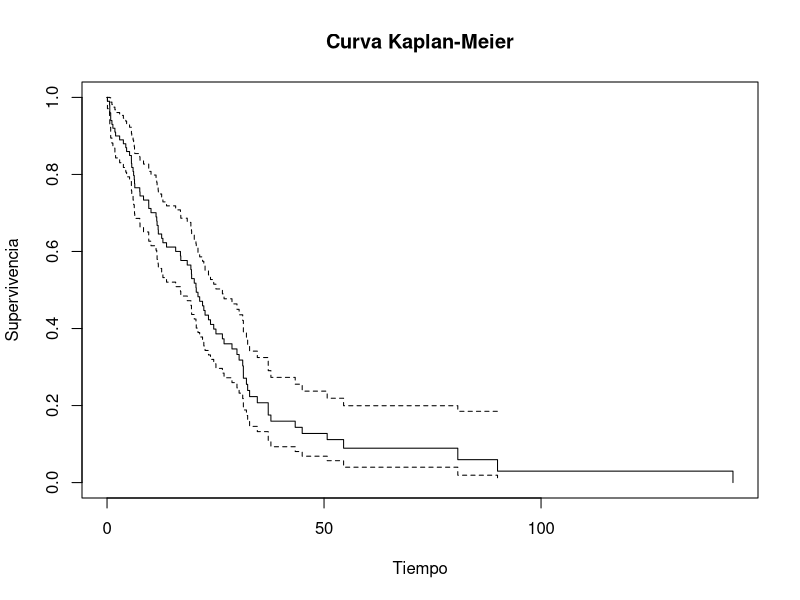
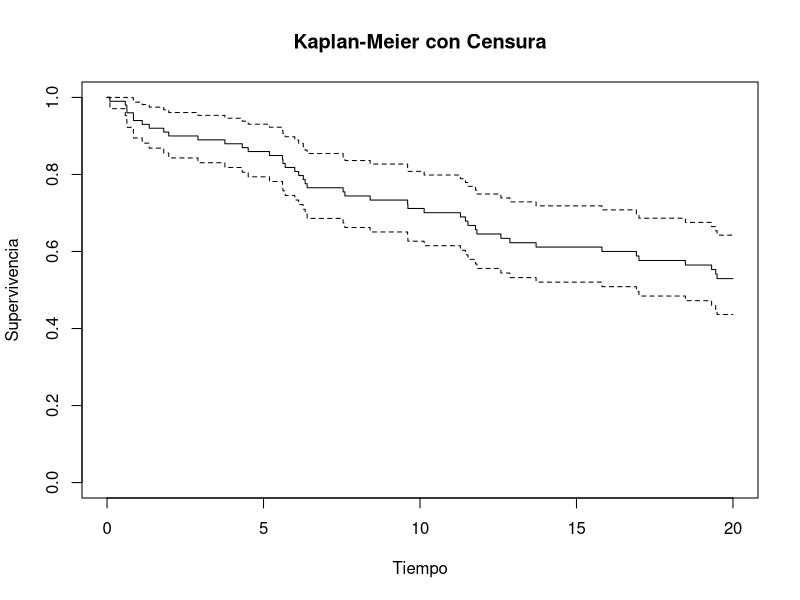

Reproduce these figures in R, in order.
## ---- chunk 1
# Ejemplo simulado de tiempos de supervivencia
set.seed(123)
tiempos <- rexp(100, rate = 0.05)
status <- rbinom(100, 1, prob = 0.8)
library(survival)
data_sim <- data.frame(time = tiempos, event = status)
## ---- chunk 2
# Mostrar los primeros 10 registros con fuente más pequeña
knitr::kable(data_sim[1:8, ], caption = "Primeros 8 registros de data_sim")
## ---- chunk 3
# Estimación Kaplan-Meier
km_fit <- survfit(Surv(time, event) ~ 1, data = data_sim)
plot(km_fit, xlab = "Tiempo", ylab = "Supervivencia", main = "Curva Kaplan-Meier")
## ---- chunk 4
# Introducir censura artificial
cens <- ifelse(tiempos > 20, 0, status)
data_cens <- data.frame(time = pmin(tiempos, 20), event = cens)
km_fit2 <- survfit(Surv(time, event) ~ 1, data = data_cens)
plot(km_fit2, xlab = "Tiempo", ylab = "Supervivencia", main = "Kaplan-Meier con Censura")
## ---- chunk 5
# Modelo Exponencial
exp_fit <- survreg(Surv(time, event) ~ 1, data = data_sim, dist = "exponential")
# Modelo Weibull
weib_fit <- survreg(Surv(time, event) ~ 1, data = data_sim, dist = "weibull")
summary(exp_fit)
summary(weib_fit)
